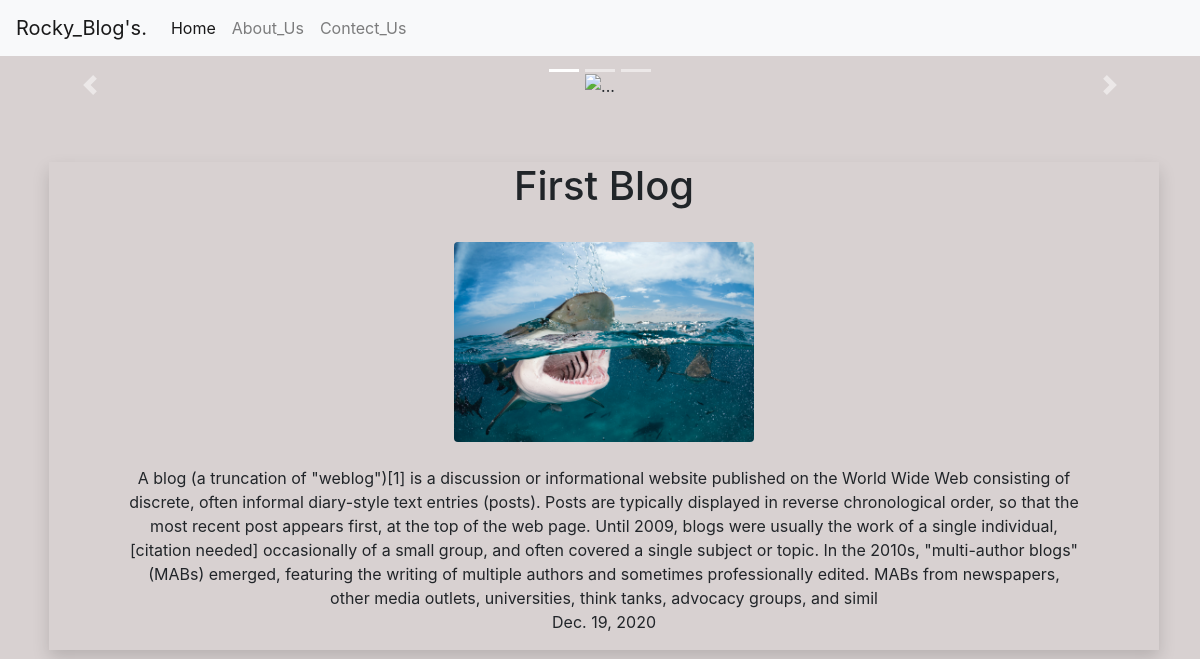
Page /code_and_anime/video/ on the committed database.
### code_and_anime/models.py (models this page shows, shortened)
class page(models.Model):
    blog_id= models.AutoField
    blog_name=models.CharField(max_length=200,default='')
    desc=models.CharField(max_length=700,default='')
    desc1=models.CharField(max_length=700,default='')
    post_date=models.DateField()
    TypeBlog=models.IntegerField(default=0)
    image=models.ImageField(upload_to="blog/images",default="")
    video=models.FileField(upload_to="blog/video",default='')
    liked =models.ManyToManyField(User, default=None, blank=True, related_name='liked')

### code_and_anime/views.py (the view)
# urls.py: path('code_and_anime/video/',views.video,name="Video"),
def video(request):
    total_page = page.objects.all()
    user = request.user
    n=len(total_page)
    params={'range': range(-n), 't_blog':total_page,'user':user}
    return render(request,'code_and_anime/video.html',params)

### code_and_anime/templates/code_and_anime/video.html (shortened to what this page needs)
{% extends 'code_and_anime/basic.html' %}
{%block body%}
    <div id="carouselExampleCaptions" class="carousel slide carousel-fade" data-ride="carousel">
  <ol class="carousel-indicators">
    <li data-target="#carouselExampleCaptions" data-slide-to="0" class="active"></li>
    <li data-target="#carouselExampleCaptions" data-slide-to="1"></li>
    <li data-target="#carouselExampleCaptions" data-slide-to="2"></li>
  </ol>
  <div class="carousel-inner my-3">
    <div class="carousel-item active">
      <img src="https://source.unsplash.com/1600x130/?Pubg" alt="...">
      <div class="carousel-caption d-none d-md-block">
      </div>
    </div>
  </div>
  <a class="carousel-control-prev" href="#carouselExampleCaptions" role="button" data-slide="prev">
    <span class="carousel-control-prev-icon" aria-hidden="true"></span>
  </a>
  <a class="carousel-control-next" href="#carouselExampleCaptions" role="button" data-slide="next">
    <span class="carousel-control-next-icon" aria-hidden="true"></span>
  </a>
</div>
<br>
{%load static%}
  {% for i in t_blog reversed %}
<div class="container center">
  <br>
        <div class="container row  shadow mx-1">
            <div class="container info center ">
                <h1>{{i.blog_name}}</h1><br>
                {%if i.TypeBlog > 0%}
                    <video class="v center my-1" width="150px" controls poster="{%static 'code_and_anime/V image.jpg' %}">
                        <source src='/media/{{i.video}}' type="video/mp4">
                    </video>
                {%else%}
                    <div class="text-center">
                        <img src="/media/{{i.image}}" class="rounded" width="300"  alt="...">
                    </div>
                {%endif%}
            </div>
            <div class="container info mx-5">
                <br>
                <p>{{i.desc}}<br>{{i.post_date}}</p>
            </div>
        </div><br>
      </div>
  {%endfor%}
{%endblock%}

### rows in the picture
page: blog_name "First Blog", image (picture), desc "A blog (a truncation of \"weblog\")[1] is a discussion or informational website published on the World Wide Web consisting of discrete, often informal diary-style text entries (posts). Posts are typically displayed in reverse chronological order, so that the most recent post appears first, at the top of the web page. Until 2009, blogs were usually the work of a single individual,[citation needed] occasionally of a small group, and often covered a single subject or topic. In the 2010s, \"multi-author blogs\" (MABs) emerged, featuring the writing of multiple authors and sometimes professionally edited. MABs from newspapers, other media outlets, universities, think tanks, advocacy groups, and simil", post_date "Dec. 19, 2020"
